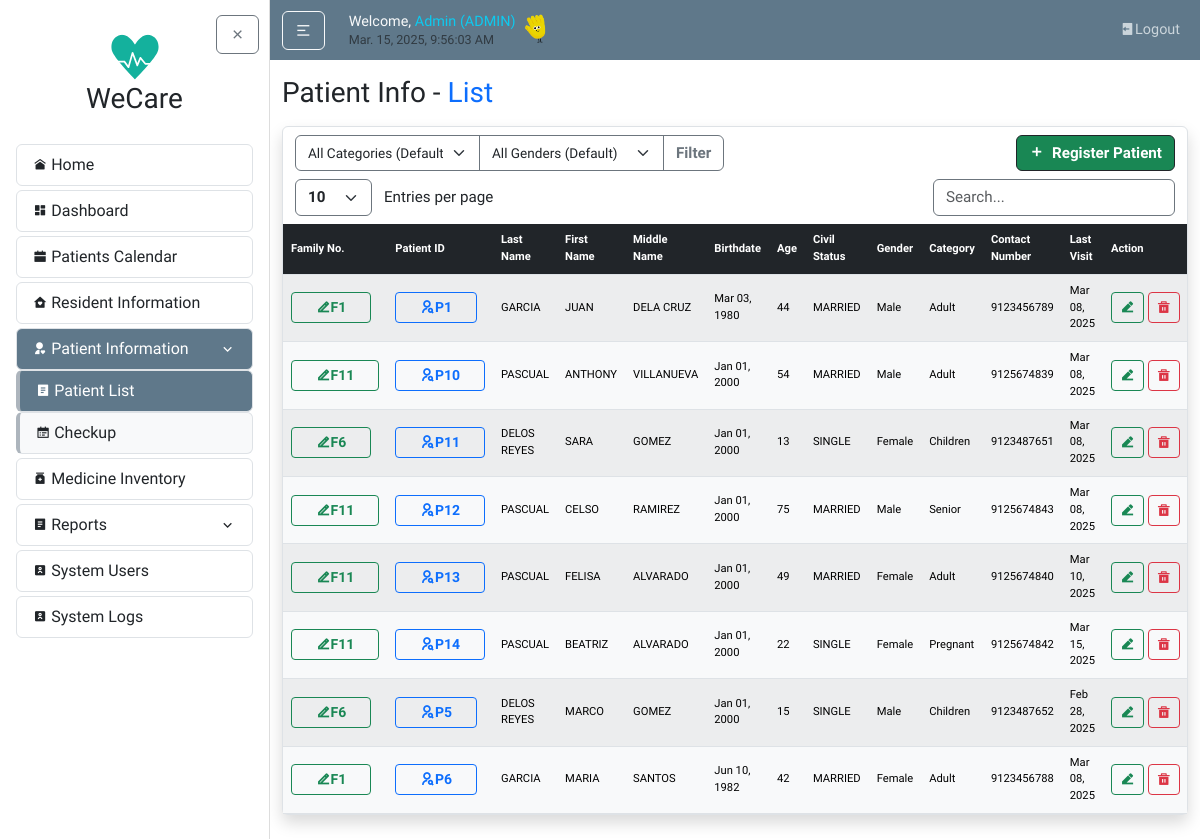
The page /patients/ (signed in) on the database its author committed.
### users/models.py (models this page shows, shortened)
class UserProfile(models.Model):
    USER_TYPE_CHOICES = [
        ('BHW', 'Barangay Health Worker'),
        ('BRGY-STAFF', 'Barangay Staff'),
        ('DOCTOR', 'Doctor'),
        ('ADMIN', 'Admin'),
        ('ROOT', 'Root'),
    ]
    STATUS_CHOICES = [
        ('ACTIVE', 'Active'),
        ('INACTIVE', 'Inactive'),
    ]
    user = models.OneToOneField(User, on_delete=models.CASCADE)
    userrole = models.CharField(max_length=10, choices=USER_TYPE_CHOICES, default='BHW')
    status = models.CharField(max_length=8, choices=STATUS_CHOICES, default='ACTIVE')
    created_by = models.ForeignKey(User, related_name='created_user_profiles', on_delete=models.SET_NULL, null=True, blank=True)

### patientInfo/models.py (models this page shows, shortened)
class Patient(models.Model):
    patientID = models.CharField(max_length=10, unique=True, editable=False, default="P0")
    resident = models.OneToOneField(Resident, on_delete=models.CASCADE)
    @property
    def last_visit_date(self):
        latest_record = self.medical_records.order_by('-last_visited').first()
        return latest_record.last_visited if latest_record else None

class MedicalRecord(models.Model):
    patient = models.ForeignKey(Patient, on_delete=models.CASCADE, related_name="medical_records")
    concern = models.CharField(max_length=255)
    description = models.TextField(null=True, blank=True)
    last_visited = models.DateField()

### residentInfo/models.py (models this page shows, shortened)
class Resident(models.Model):
    id = models.CharField(max_length=10, primary_key=True, editable=False)
    family = models.ForeignKey(Family, on_delete=models.CASCADE, related_name='residents', null=True)
    last_name = models.CharField(max_length=100, default="--")
    first_name = models.CharField(max_length=100, default="--")
    middle_name = models.CharField(max_length=100, blank=True, null=True, default="--")
    relationship_to_head = models.CharField(max_length=50, default="--")
    birthdate = models.DateField(default=datetime.date(2000, 1, 1))
    age = models.PositiveIntegerField(default=0)
    civil_status = models.CharField(max_length=50, default="--")
    gender = models.CharField(max_length=20, choices=GENDER_CHOICES, default="Male")
    category = models.CharField(max_length=20, choices=CATEGORY_CHOICES, default='N/A')
    present_address = models.CharField(max_length=255, default="--")
    contact_number = models.CharField(max_length=20, default="--")
    date_updated = models.DateTimeField(auto_now=True)

class Family(models.Model):
    family_no = models.CharField(max_length=10, primary_key=True, editable=False)
    date_updated = models.DateTimeField(auto_now=True)

### users/decorators.py (the view)
        def wrapper(request, *args, **kwargs):
            try:
                profile = request.user.userprofile
                if profile.userrole == 'ADMIN' or profile.userrole in allowed_roles:
                    return view_func(request, *args, **kwargs)
                else:
                    messages.warning(
                        request,
                        f"You don't have permission to access the {module_name} module."
                    )
                    return redirect('home')
            except UserProfile.DoesNotExist:
                messages.warning(
                    request,
                    f"Complete your profile to access the {module_name} module."
                )
                return redirect('home')

### patientInfo/views.py (called while the page is built)
@login_required
@role_required(['ADMIN', 'BRGY-STAFF', 'BHW', 'DOCTOR'], 'Patient Information')
def patient_list(request):
    category = request.GET.get('category', '')
    gender = request.GET.get('gender', '')
    street = request.GET.get('street', '')
    patients = Patient.objects.select_related('resident').all()
    if category:
        patients = patients.filter(resident__category=category)
    if gender:
        patients = patients.filter(resident__gender=gender)
    if street:
        patients = patients.filter(resident__present_address__icontains=street)
    patients = patients.order_by('patientID')
    return render(request, 'patientInfo/patient_list.html', {'patients': patients})

### patientInfo/templates/patientInfo/patient_list.html (shortened to what this page needs)
{% extends "home/layout.html" %}
{% load static %}
{% block body %}
<h3 class="mb-3">Patient Info - <span class="text-primary">List</span></h3>
<article class="content-section border rounded p-0 shadow">
    <div class="container">
      <div class="row mt-2">
        <div class="col-auto">
          <form method="get" action="">
            <div class="input-group">
                <select name="category" class="form-select border-secondary" style="cursor: pointer; vertical-align: middle; font-size: calc(0.7rem + 0.2vw);">
                  <option value="" {% if not request.GET.category %}selected{% endif %}>All Categories (Default)</option>
                </select>
                <select name="gender" class="form-select border-secondary" style="cursor: pointer; vertical-align: middle; font-size: calc(0.7rem + 0.2vw);">
                  <option value="" {% if not request.GET.gender %}selected{% endif %}>All Genders (Default)</option>
                </select>
                <button type="submit" class="btn btn-outline-secondary fw-bold" style="font-size: calc(0.8rem + 0.2vw);">Filter</button>
            </div>
          </form>
        </div>
        {% if request.user.userprofile.userrole in "[ADMIN,BHW]" %}
        <div class="col-auto ms-auto">
          <a href="{% url 'patient-select' %}" class="btn btn-success info border-dark fw-bold d-flex align-items-center" style="font-size: calc(0.8rem + 0.2vw);">
            <i class="ri-add-fill" style="font-size: calc(0.6rem + 0.4vw);"></i>
            <span class="ms-2">Register Patient</span>
          </a>
        </div>
        {% endif %}
      </div>
      <div class="row mt-2">
        <div class="col-auto">
          <select id="customEntries" class="form-select d-inline w-auto border-secondary fw-bold" style="font-size: calc(0.8rem + 0.2vw); cursor: pointer; vertical-align: middle;">
            <option value="10">10</option>
          </select>
          <span class="d-inline ms-2" style="font-size: calc(0.8rem + 0.2vw); vertical-align: middle;">Entries per page</span>
        </div>
        <div class="col-auto ms-auto">
          <input type="text" id="searchBar" class="form-control d-inline w-auto border-secondary" placeholder="Search..." style="font-size: calc(0.8rem + 0.2vw); vertical-align: middle;">
        </div>
      </div>
    </div>
    <div class="table-responsive mt-2">
        <table id="dataTable" class="table table-light table-striped text-center m-0 projectTables">
        <thead class="table-dark">
          <tr>
            <th class="text-start">Family No.</th>
            <th class="text-start">Patient ID</th>
            <th class="text-start">Last Name</th>
            <th class="text-start">First Name</th>
            <th class="text-start">Middle Name</th>
            <th class="text-start">Birthdate</th>
            <th class="text-start">Age</th>
            <th class="text-start">Civil Status</th>
            <th class="text-start">Gender</th>
            <th class="text-start">Category</th>
            <th class="text-start">Contact Number</th>
            <th class="text-start">Last Visit</th>
            {% if request.user.userprofile.userrole in "[ADMIN,BHW, DOCTOR]" %}
              <th class="text-start">Action</th>
            {% endif %}
          </tr>
        </thead>
        <tbody>
            {% for patient in patients %}
            <tr>
                <td class="text-start">
                  {% if request.user.userprofile.userrole in '[ADMIN, BRGY-STAFF]' %}
                  <a href="{% url 'family-update' patient.resident.family.family_no %}"
                  class="btn btn-sm btn-outline-success fw-bold px-4">
                    <i class="ri-edit-2-line"></i>{{ patient.resident.family.family_no }}
                  </a>
                  {% else %}
                    <a href="{% url 'family-detail' patient.resident.family.family_no %}" class="btn btn-sm btn-outline-success fw-bold px-4 text-center"><i class="ri-team-fill"></i>{{ patient.resident.family.family_no }}</a>
                  {% endif %}
                </td>
                <td class="text-start">
                  <a href="{% url 'patient-detail' patient.patientID %}" class="btn btn-sm btn-outline-primary fw-bold px-4">
                    <i class="ri-user-search-line"></i>{{ patient.patientID }}
                  </a>
                </td>
                <td class="text-start">{{ patient.resident.last_name }}</td>
                <td class="text-start">{{ patient.resident.first_name }}</td>
                <td class="text-start">{{ patient.resident.middle_name }}</td>
                <td class="text-start">{{ patient.resident.birthdate|date:"M d, Y" }}</td>
                <td class="text-start">{{ patient.resident.age }}</td>
                <td class="text-start">{{ patient.resident.civil_status }}</td>
                <td class="text-start">{{ patient.resident.gender }}</td>
                <td class="text-start">{{ patient.resident.category }}</td>
                <td class="text-start">{{ patient.resident.contact_number }}</td>
                <td class="text-start">
                  {% if patient.last_visit_date %}
                    {{ patient.last_visit_date|date:"M d, Y" }}
                  {% else %}
                    --
                  {% endif %}
                </td>
                {% if request.user.userprofile.userrole in "[ADMIN, BHW, DOCTOR]" %}
                <td>
                    <div class="d-flex">
                        <a href="{% url "patient-update" patient.patientID %}" class="btn btn-sm btn-outline-success fw-bold flex-fill me-1" title="Edit">
                          <i class="ri-edit-2-fill"></i>
                        </a>
                        <button type="button" data-bs-toggle="modal" data-moduleName="Delete patient information" data-bs-target="#myModal" data-deleteData="{{ patient.resident.last_name }}, {{ patient.resident.first_name }}" data-ID="{{ patient.PatientID }}" class="btn btn-sm btn-outline-danger"><i class="ri-delete-bin-5-fill"></i></button>
                    </div>
                </td>
                {% endif %}
            </tr>
            {% endfor %}
        </tbody>
        </table>
    </div>
</article>
{% endblock body %}

### home/templates/home/layout.html (shortened to what this page needs)
{% load static %}
<!DOCTYPE html>
<html lang="en">
<head>
  <link rel="stylesheet" type="text/css" href="{% static 'home/main.css' %}">
  <link href="https://cdn.jsdelivr.net/npm/bootstrap@5.3.3/dist/css/bootstrap.min.css" rel="stylesheet">
  <link rel="stylesheet" href="https://cdnjs.cloudflare.com/ajax/libs/remixicon/4.6.0/remixicon.css">
  <link rel="stylesheet" href="//cdn.datatables.net/2.2.2/css/dataTables.dataTables.min.css">
  <link rel="stylesheet" href="https://cdn.jsdelivr.net/npm/flatpickr/dist/flatpickr.min.css">
</head>
<body>
  {% include "home/sidebar.html" %}
    <div id="content-wrapper" class="flex-grow-1">
      <header class="site-header">
        <nav class="navbar navbar-expand-md navbar-dark bg-steel">
          <div class="container">
            <div class="navbar-nav align-items-xl-center">
              <button id="sidebarToggle" class="btn btn-outline-light me-3 my-auto">
                <i class="ri-menu-2-line"></i>
              </button>
            </div>
            <div class="ms-2 me-auto">
              <h5 class="d-flex align-items-end gap-1 mb-1">
                  <span class="text-light nav-font">
                      {% if user.is_authenticated %}Welcome, <span class="text-info">{{ request.user }} ({{ request.user.userprofile.userrole }})</span> <br>{% endif %}
                      <small id="clock" class="my-auto text-muted text-light"></small>
                  </span>
                  <span><img src="{% static 'home/images/hand.gif' %}" alt="" style="height: 2em; width: auto; vertical-align: middle;"></span>
              </h5>
            </div>
            <div class="navbar-nav ms-auto nav-font">
              {% if user.is_authenticated %}
                <a class="nav-item nav-link" href="{% url "logout" %}"><i class="ri-logout-box-fill "></i>Logout</a>
              {% endif %}
            </div>
          </div>
        </nav>
      </header>
      <main id="main-content" role="main" class="container mt-3">
          <div class="row">
            <div class="col">
              {% block body %}{% endblock %}
            </div>
          </div>
      </main>
    </div>
  </div>
</body>
</html>

### home/static/home/main.css (style rules this page uses)
body { background: #fafafa; color: #333333; font-family: 'Varela Round', sans-serif!important; }
h1, h2, h3, h4, h5, h6 { color: #444444; font-size: calc(1rem + 0.8vw); margin-bottom: 1rem; }
.bg-steel { background-color: #5f788a; }
.site-header { position: sticky; top: 0; z-index: 1000; }
.navbar-nav { flex-wrap: wrap; gap: 0.5rem; }
.navbar-nav .nav-link { color: #cbd5db; transition: color 0.2s ease; }
.nav-font { font-size: clamp(0.7rem, 1.2vw, 1rem); }
.content-section { background: #ffffff; padding: 1.25rem; border: 1px solid #dddddd; border-radius: 0.5rem; margin-bottom: 1.5rem; }
#content-wrapper { flex: 1; overflow-y: auto; height: 100vh; }
.projectTables { font-size: calc(0.55rem + 0.2vw); margin-bottom: 0; }
.projectTables th, .projectTables td { padding: calc(5px + 0.2vw) calc(8px + 0.2vw); vertical-align: middle; border-color: #dee2e6; text-align: center; }
.projectTables thead th { font-weight: 600; }
button, input[type="submit"] { margin-top: 10px; }
.container { max-width: 1490px!important; }
html { scroll-behavior: smooth; }

### rows shown on the page
Patient: resident.family.family_no "F1", patientID "P1", resident.last_name "GARCIA", resident.first_name "JUAN", resident.middle_name "DELA CRUZ", resident.birthdate "Mar 03, 1980", resident.age "44", resident.civil_status "MARRIED", resident.gender "Male", resident.category "Adult", resident.contact_number "9123456789", last_visit_date "Mar 08, 2025"
Patient: resident.family.family_no "F11", patientID "P10", resident.last_name "PASCUAL", resident.first_name "ANTHONY", resident.middle_name "VILLANUEVA", resident.birthdate "Jan 01, 2000", resident.age "54", resident.civil_status "MARRIED", resident.gender "Male", resident.category "Adult", resident.contact_number "9125674839", last_visit_date "Mar 08, 2025"
Patient: resident.family.family_no "F6", patientID "P11", resident.last_name "DELOS REYES", resident.first_name "SARA", resident.middle_name "GOMEZ", resident.birthdate "Jan 01, 2000", resident.age "13", resident.civil_status "SINGLE", resident.gender "Female", resident.category "Children", resident.contact_number "9123487651", last_visit_date "Mar 08, 2025"
Patient: resident.family.family_no "F11", patientID "P12", resident.last_name "PASCUAL", resident.first_name "CELSO", resident.middle_name "RAMIREZ", resident.birthdate "Jan 01, 2000", resident.age "75", resident.civil_status "MARRIED", resident.gender "Male", resident.category "Senior", resident.contact_number "9125674843", last_visit_date "Mar 08, 2025"
Patient: resident.family.family_no "F11", patientID "P13", resident.last_name "PASCUAL", resident.first_name "FELISA", resident.middle_name "ALVARADO", resident.birthdate "Jan 01, 2000", resident.age "49", resident.civil_status "MARRIED", resident.gender "Female", resident.category "Adult", resident.contact_number "9125674840", last_visit_date "Mar 10, 2025"
Patient: resident.family.family_no "F11", patientID "P14", resident.last_name "PASCUAL", resident.first_name "BEATRIZ", resident.middle_name "ALVARADO", resident.birthdate "Jan 01, 2000", resident.age "22", resident.civil_status "SINGLE", resident.gender "Female", resident.category "Pregnant", resident.contact_number "9125674842", last_visit_date "Mar 15, 2025"
Patient: resident.family.family_no "F6", patientID "P5", resident.last_name "DELOS REYES", resident.first_name "MARCO", resident.middle_name "GOMEZ", resident.birthdate "Jan 01, 2000", resident.age "15", resident.civil_status "SINGLE", resident.gender "Male", resident.category "Children", resident.contact_number "9123487652", last_visit_date "Feb 28, 2025"
Patient: resident.family.family_no "F1", patientID "P6", resident.last_name "GARCIA", resident.first_name "MARIA", resident.middle_name "SANTOS", resident.birthdate "Jun 10, 1982", resident.age "42", resident.civil_status "MARRIED", resident.gender "Female", resident.category "Adult", resident.contact_number "9123456788", last_visit_date "Mar 08, 2025"

### other values the page prints
{{ request.user }} "Admin"
{{ request.user.userprofile.userrole }} "ADMIN"
